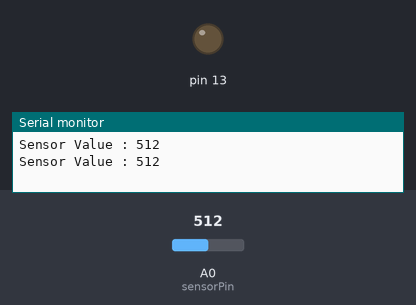
Recording of a sketch running on a simulated Arduino Uno, built with avr-gcc and run on an emulated ATmega328P. On the bench: output pins drawn as LEDs (lit = HIGH), the last lines printed to the serial monitor. Inputs (shaded band) come from the test bench; at power-on: A0 (sensorPin) = 512.

Above: at 1.8 s.
1.9 s: A0 (sensorPin) set to 312
3.4 s: A0 (sensorPin) set to 282
At 4.4 s:
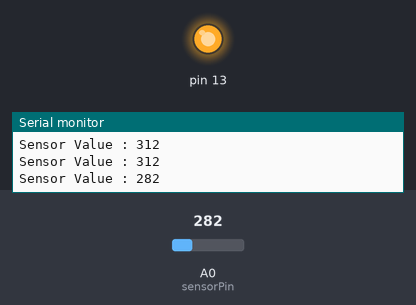
5.5 s: A0 (sensorPin) set to 306
At 7.1 s:
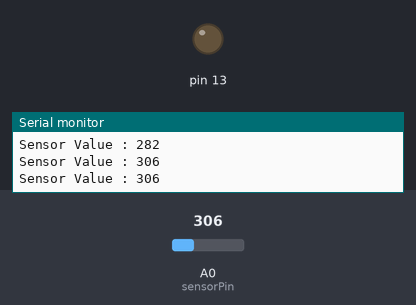
7.5 s: A0 (sensorPin) set to 290
At 8.7 s:
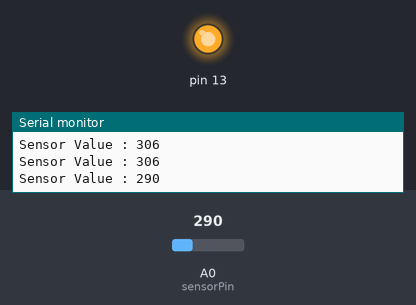
Timing chart, 0 to 10.5 s (numbered marks = the images above; inputs shaded):
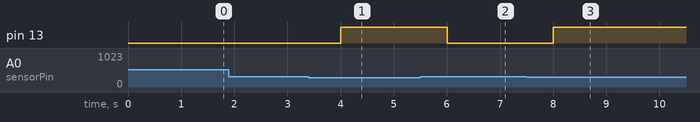

The sketch:

moistureSensorReadings.ino
```cpp
// Code responsible for measuring water moisture
// and outputting the value to serial monitor
// The higher resistance, the more moisted water
// based on: https://create.arduino.cc/projecthub/MisterBotBreak/how-to-use-a-soil-moisture-sensor-ce769b

int sensorPin = A0;
//Analog pin with connected sensor
int sensorValue;
// Value of sensor readed by Arduino
int limit = 300;
// If sensorValue will reach the limit it will turn on the LED Light

void setup() {
  Serial.begin(9600);
  // initialize serial monitor
  pinMode(13, OUTPUT);
  // initialize output on internal LED on Arduino
}

void loop() {
  sensorValue = analogRead(sensorPin);
  // read the value of sensor
  Serial.print("Sensor Value : ");
  Serial.println(sensorValue);
  // write the "Sensor value : sensorValue" in one line in serial monitor
  if (sensorValue < limit) {
    digitalWrite(13, HIGH);
    // if value of sensorValue is smaller than limit turn on the LED

  }
  else {
    digitalWrite(13, LOW);
    // if value of sensorValue is higher than limit turn off the LED
  }
  delay (1000);
  // wait 1000 ms to repeat the code
}
```

Measured:
- the behaviour switches between 300 and 299 on A0 (sensorPin) (found by bisection; images 0 and 1)
- after the input at 3.4 s, pin 13: LOW → HIGH after 0.60 s
- after the input at 5.5 s, pin 13: HIGH → LOW after 0.50 s
- after the input at 7.5 s, pin 13: LOW → HIGH after 0.50 s
